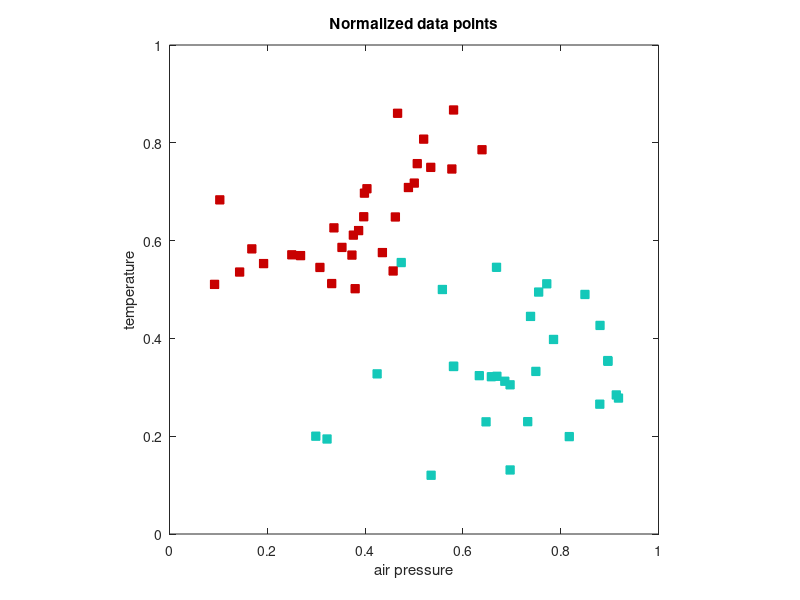
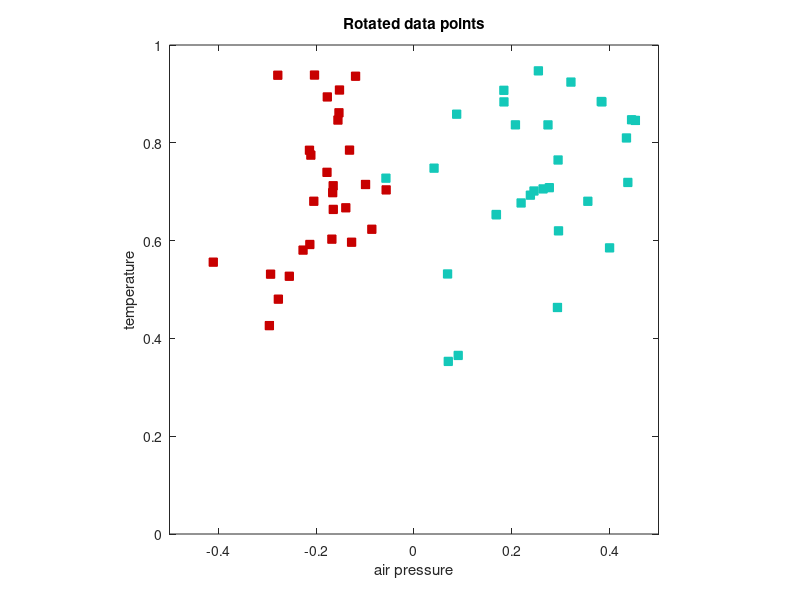

MATLAB code for these plots, in order: (Note: this script raises an error after producing the figures.)
% Classify weather data from various months measured in Kumpula. 
%
% Samuli Siltanen February 2021
% Modified by Siiri Rautio 2024

clear all
close all

% Graphical parameters
color_summer = [200 0 0]/255;
color_fall   = [255 124 45]/255;
color_winter = [0 0 255]/255;
color_spring = [20 200 185]/255;
msize        = 6;

% Load weather data
% Column 2: Pressure (msl)	hPa
% Column 6: Air temperature	degC
load data/weather2019 w04 w07

w04y19 = w04; % April
w07y19 = w07; % July

% First data coordinate is average air pressure (column 2). The 30 first 
% datapoints are from April, and datapoints 31-60 are from July.
x1 = [w04y19(:,2); w07y19(:,2)];
x1(59) = mean([x1(58),x1(60)]); % Remove one not-a-number (NaN) value from the data

% Second data coordinate is average temperature (column 6). The 30 first 
% datapoints are from April, and datapoints 31-60 are from July.
x2 = [w04y19(:,6); w07y19(:,6)];

% In these demonstrations we want to use normalized data where all data 
% values are between zero and one. Load normalization constants used in the
% trained networks in subfolder ML_Higham_applied2weather/
load ML_Higham_applied2weather/Highamdata x1MIN x1MAX x2MIN x2MAX 

x1 = x1-x1MIN;
x1 = x1/(x1MAX-x1MIN);
x2 = x2-x2MIN;
x2 = x2/(x2MAX-x2MIN);

%% Demo 1, April and July normalized temperatures and air pressures in 2019 

% The conclusion is that the data is almost completely classified by a
% diagonal line connecting the origin and the point (1,1). Namely, the July
% days are above that diagonal line and all but one April days are below
% the line. 

% Plot the data
figure(1)
clf

% Plot the spring data points
plot(x1(1:30),x2(1:30),'bs','color',color_spring, 'markerfacecolor',color_spring)
hold on

% Plot the summer data points
plot(x1(31:60),x2(31:60),'bs','color',color_summer, 'markerfacecolor',color_summer)
axis([0,1,0,1])
axis square
title('Normalized data points')
xlabel('air pressure')
ylabel('temperature')


%% Demo 2, rotate the data 45 degrees

% In this demo number 2 we rotate the data points using a rotation matrix.
% After rotation the data is almost completely classified by the vertical
% coordinate axis. Namely, the July days all have a negative horizontal 
% coordinate and all but one April days have a positive horizontal 
% coordinate. 

% Rotation angle is 45 degrees counter-clockwise
theta = pi/4;

% Construct rotation matrix
A = [[cos(theta), -sin(theta)];[sin(theta), cos(theta)]];

% Re-arrange the data so that each column of a 2x60 matrix has the
% x1-coordinate of a data point in the first row and x2-coordinate in the
% second row. (The notation (:) drops any vector or matrix into a vertical
% vector.)
tmp = [x1(:).'; x2(:).'];

% Multiply by rotation matrix. Because of matrix algebra rules, all data
% points get rotated since they are organized as columns. 
Ax = A*tmp;

% Transpose the result so that again first column is for x1-coordinates and
% second column for x2-coordinates
Ax = Ax.';

% Pick out the coordinates of the rotated data values
air_pressures = Ax(:,1);
temperatures  = Ax(:,2);

% Plot the data
figure(2)
clf
% Plot the spring data points
plot(air_pressures(1:30),temperatures(1:30),'bs','color',color_spring, 'markerfacecolor',color_spring)
hold on

% Plot the summer data points
plot(air_pressures(31:60),temperatures(31:60),'bs','color',color_summer, 'markerfacecolor',color_summer)
axis([-0.5,0.5,0,1])
axis square
title('Rotated data points')
xlabel('air pressure')
ylabel('temperature')


%% Demo 3, apply relu to all the coordinates of the rotated data

% The result of applying relu is that all July points (and one April point)
% are located on the vertical axis. This is because all negative horizontal
% coordinates were replaced by zero. 

% Apply ReLU
relu_airp = relu(air_pressures);
relu_temp = relu(temperatures);


% Plot the data
figure(3)
clf
% Plot the spring data points
plot(relu_airp(1:30),relu_temp(1:30),'bs','color',color_spring, 'markerfacecolor',color_spring)
hold on

% Plot the summer data points
plot(relu_airp(31:60),relu_temp(31:60),'bs','color',color_summer, 'markerfacecolor',color_summer)
axis([-0.5,0.5,0,1])
axis square
title('Relu of rotated')
xlabel('air pressure')
ylabel('temperature')

%% Demo 4, project to horizontal axis

% Since the data is classified by the horizontal coordinate, we might as
% well apply "dimension reduction" simply by replacing the vertical
% coordinates by zeros. After all, they are not relevant for the
% classification. Now all the data points are scattered on the horizontal
% axis, with July days (and one April day) located on the negative
% half-line. 

% Plot the data
figure(4)
clf
% Plot the spring data points
plot(relu_airp(1:30),zeros(1,30),'bs','color',color_spring, 'markerfacecolor',color_spring)
hold on

% Plot the summer data points
plot(relu_airp(31:60),zeros(1,30),'bs','color',color_summer, 'markerfacecolor',color_summer)
%axis([-0.5,0.5,0,1])
axis square
title('Projected')
xlabel('air pressure')
ylabel('temperature')


%% Demo 5, project to horizontal axis and apply relu

% We can build on demo 4 by applying relu to the coordinates. Then we can 
% use the following classification rule: "if a rotated and relu-mapped data
% point has horizontal coordinate zero, then it is a July day." 
% This rule classifies all July days in our data set correctly
% (and one of the April days incorrectly). 

% Plot the data

figure(4)
clf
% Plot the spring data points
plot(relu_airp(1:30),zeros(1,30),'bs','color',color_spring, 'markerfacecolor',color_spring)
hold on

% Plot the summer data points
plot(relu_airp(31:60),zeros(1,30),'bs','color',color_summer, 'markerfacecolor',color_summer)
%axis([-0.5,0.5,0,1])
axis square
title('Projected')
xlabel('air pressure')
ylabel('temperature')


%% Demo 6. Exactly the same process as in demo 5, but using a neuron

% We encode the classification rule of Demo 5 into a single computational
% neuron implemented in routine SingleNeuron.m.
NNresult = zeros(size(x1));

for iii = 1:60
    NNresult(iii) = singleNeuron(x1(iii),x2(iii));
end

% Plot the data
figure(5)
clf
% Plot the spring data points
plot(NNresult(1:30),zeros(1,30),'bs','color',color_spring, 'markerfacecolor',color_spring)
hold on

% Plot the summer data points
plot(NNresult(31:60),zeros(1,30),'bs','color',color_summer, 'markerfacecolor',color_summer)
%axis([-0.5,0.5,0,1])
axis square
title('Neuron')
xlabel('air pressure')
ylabel('temperature')















































